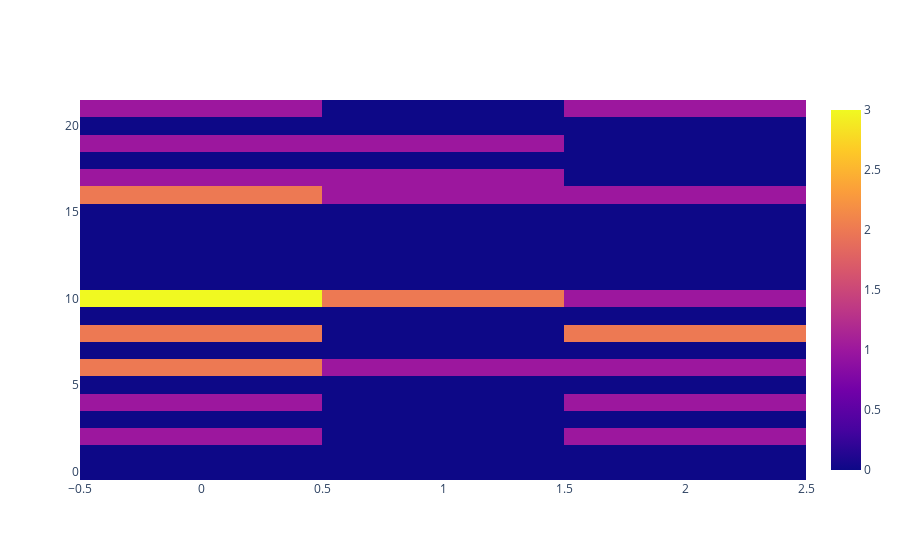

Write notebook code for a chart like this one.
### Code cell
# df_after_join = pd.concat([cut.value_counts().sort_index(), 
#                            cut_1.value_counts().sort_index(),
#                            cut_2.value_counts().sort_index()],axis=1)

# df_after_join.columns = ['all', 'tokyo', 'osaka']
# df_after_join

import plotly.graph_objects as go

fig = go.Figure()
fig.add_trace(go.Heatmap(
    z=df_count_by_binning.to_numpy()
))

### Figure 1 — Plotly figure (JSON) as saved in the notebook; plotly's stock layout.template omitted (floating-point values rounded to 4 significant figures)
{"data": [{"type": "heatmap", "z": [[0, 0, 0], [0, 0, 0], [1, 0, 1], [0, 0, 0], [1, 0, 1], [0, 0, 0], [2, 1, 1], [0, 0, 0], [2, 0, 2], [0, 0, 0], [3, 2, 1], [0, 0, 0], [0, 0, 0], [0, 0, 0], [0, 0, 0], [0, 0, 0], [2, 1, 1], [1, 1, 0], [0, 0, 0], [1, 1, 0], [0, 0, 0], [1, 0, 1]]}], "layout": {}}
